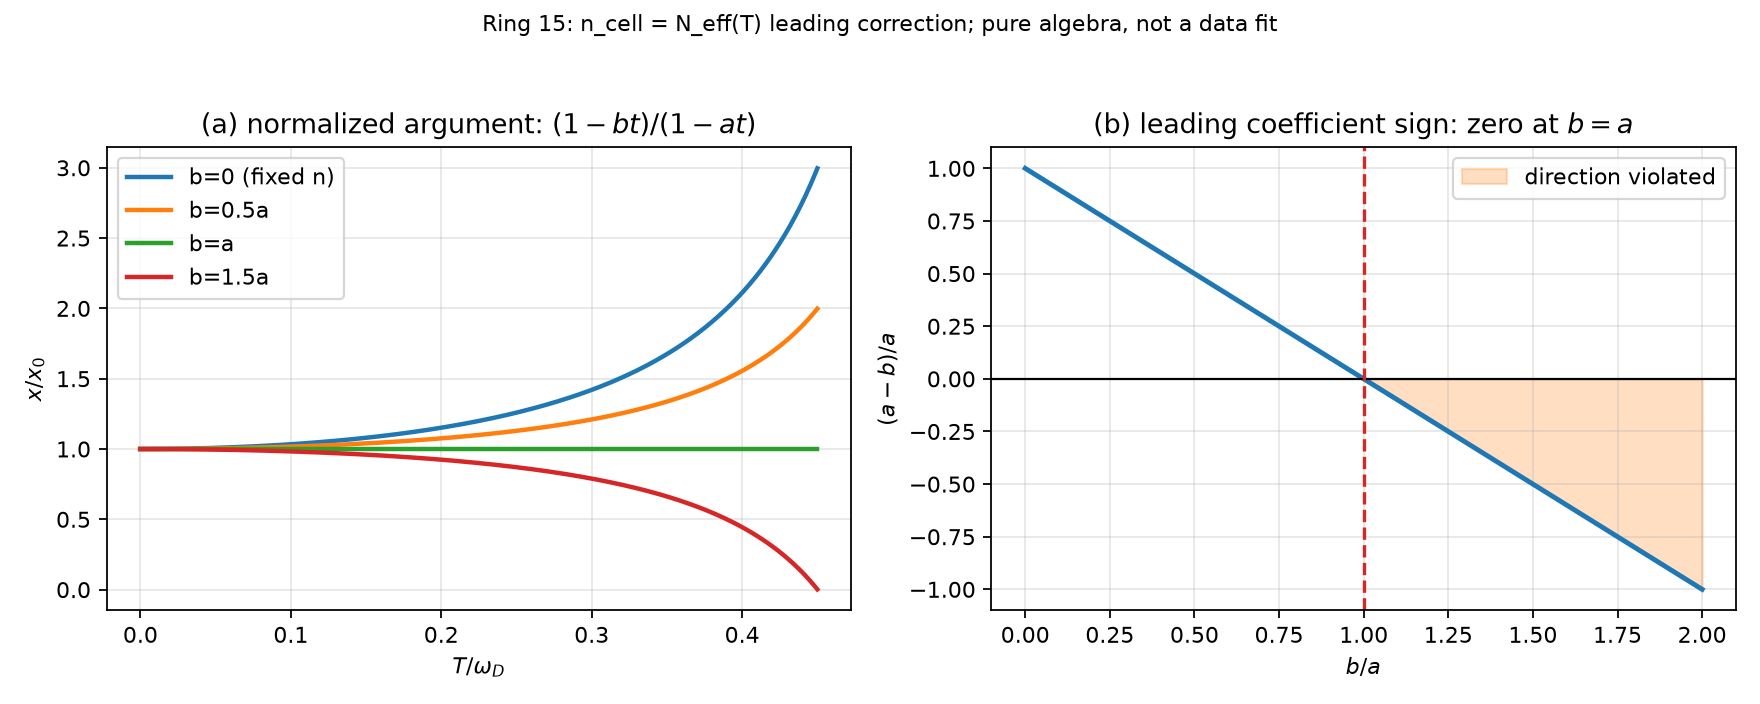

Here is the Python script that generated this plot:
"""Ring 15: sign check for the n_cell = N_eff(T) leading correction.

Pure algebra, no data fit:
  x/x0 = (1 - b t)/(1 - a t),  t = (T/omega_D)^2,  a = pi^2/3.
  The leading coefficient is a - b.

Outputs:
  环15_nT方向.csv
  环15_nT方向.png
"""

import csv
import math
import os

import numpy as np
import matplotlib
matplotlib.use("Agg")
import matplotlib.pyplot as plt

HERE = os.path.dirname(os.path.abspath(__file__))
OUT_CSV = os.path.join(HERE, "环15_nT方向.csv")
OUT_PNG = os.path.join(HERE, "环15_nT方向.png")

A = math.pi**2 / 3.0
T_GRID = np.linspace(0.0, 0.45, 400)


def ratio(T, b_over_a):
    b = b_over_a * A
    return (1.0 - b * T**2) / (1.0 - A * T**2)


def main():
    ratios = {br: ratio(T_GRID, br) for br in [0.0, 0.5, 1.0, 1.5]}

    with open(OUT_CSV, "w", newline="", encoding="utf-8") as f:
        wr = csv.writer(f)
        wr.writerow(["T_over_omegaD", "ratio_b0", "ratio_b0.5a",
                     "ratio_b1a", "ratio_b1.5a"])
        for i, t in enumerate(T_GRID):
            wr.writerow([t, ratios[0.0][i], ratios[0.5][i],
                         ratios[1.0][i], ratios[1.5][i]])

    fig, axes = plt.subplots(1, 2, figsize=(11, 4.4))

    ax = axes[0]
    for br, lab in [(0.0, "b=0 (fixed n)"), (0.5, "b=0.5a"),
                    (1.0, "b=a"), (1.5, "b=1.5a")]:
        ax.plot(T_GRID, ratios[br], lw=2.0, label=lab)
    ax.set_xlabel(r"$T/\omega_D$")
    ax.set_ylabel(r"$x/x_0$")
    ax.set_title(r"(a) normalized argument: $(1-bt)/(1-at)$")
    ax.legend()
    ax.grid(alpha=0.3)

    ax = axes[1]
    br = np.linspace(0.0, 2.0, 400)
    coeff = 1.0 - br
    ax.plot(br, coeff, lw=2.2, color="C0")
    ax.axhline(0.0, color="k", lw=1.0)
    ax.axvline(1.0, color="C3", ls="--", lw=1.5)
    ax.fill_between(br, coeff, 0.0, where=(br > 1.0),
                    color="C1", alpha=0.25, label="direction violated")
    ax.set_xlabel(r"$b/a$")
    ax.set_ylabel(r"$(a-b)/a$")
    ax.set_title(r"(b) leading coefficient sign: zero at $b=a$")
    ax.legend()
    ax.grid(alpha=0.3)

    fig.suptitle("Ring 15: n_cell = N_eff(T) leading correction; pure algebra, not a data fit",
                 fontsize=10)
    fig.tight_layout(rect=[0, 0, 1, 0.94])
    fig.savefig(OUT_PNG, dpi=160)
    print("A =", A)
    for br in [0.0, 0.5, 1.0, 1.5]:
        print(f"b/a={br}: ratio(T=0.45)={ratio(0.45, br):.6f}")
    print("files:", OUT_CSV, OUT_PNG)


if __name__ == "__main__":
    main()
